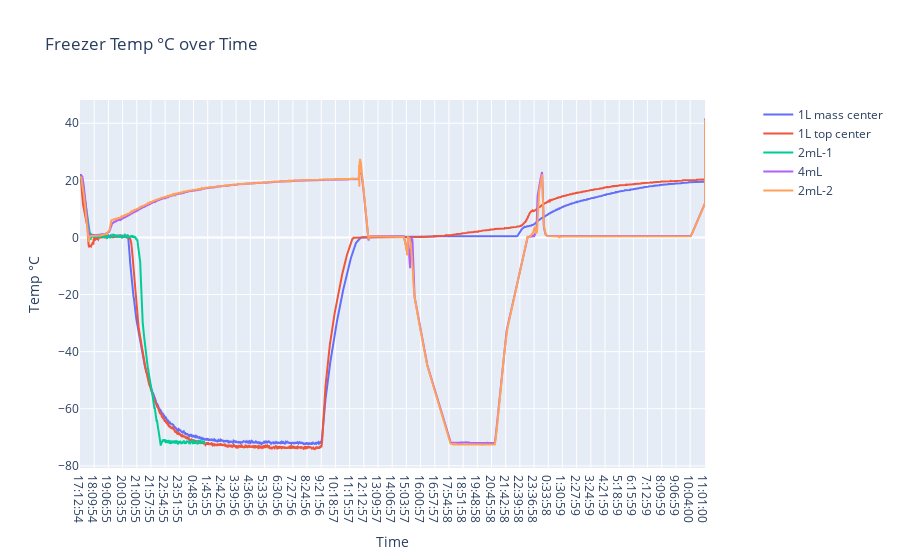

Source (notebook cell):
### Code cell
trace1 = go.Line(
        x=df["Time"],
        y=df["1L mass center"],
        name="1L mass center")
trace2= go.Line(
        x=df["Time"],
        y=df["1L top center"],
        name="1L top center")
trace3= go.Line(
        x=df["Time"],
        y=df["2mL-1"],
        name="2mL-1")
trace4=go.Line(
        x=df["Time"],
        y=df["4mL"],
        name="4mL")
trace5=go.Line(
        x=df["Time"],
        y=df["2mL-2"],
        name="2mL-2")

fig = make_subplots(specs=[[{"secondary_y": True}]])
fig.add_trace(trace1)
fig.add_trace(trace2)
fig.add_trace(trace3)
fig.add_trace(trace4)
fig.add_trace(trace5)
fig.update_layout(title="Freezer Temp °C over Time", xaxis_title="Time", yaxis_title="Temp °C")
fig.show()

### Figure 1 — Plotly figure (JSON) as saved in the notebook; plotly's stock layout.template omitted (floating-point values rounded to 4 significant figures; data arrays with more than 128 entries replaced by an {"elided": "..."} marker saying what was removed)
{"data": [{"name": "1L mass center", "type": "scatter", "x": {"elided": "5351 str values"}, "y": {"elided": "5351 float values"}}, {"name": "1L top center", "type": "scatter", "x": {"elided": "5351 str values"}, "y": {"elided": "5351 float values"}}, {"name": "2mL-1", "type": "scatter", "x": {"elided": "5351 str values"}, "y": {"elided": "5351 float values"}}, {"name": "4mL", "type": "scatter", "x": {"elided": "5351 str values"}, "y": {"elided": "5351 float values"}}, {"name": "2mL-2", "type": "scatter", "x": {"elided": "5351 str values"}, "y": {"elided": "5351 float values"}}], "layout": {"title": {"text": "Freezer Temp °C over Time"}, "xaxis": {"anchor": "y", "domain": [0, 0.94], "title": {"text": "Time"}}, "yaxis": {"anchor": "x", "domain": [0, 1], "title": {"text": "Temp °C"}}, "yaxis2": {"anchor": "x", "overlaying": "y", "side": "right"}}}
